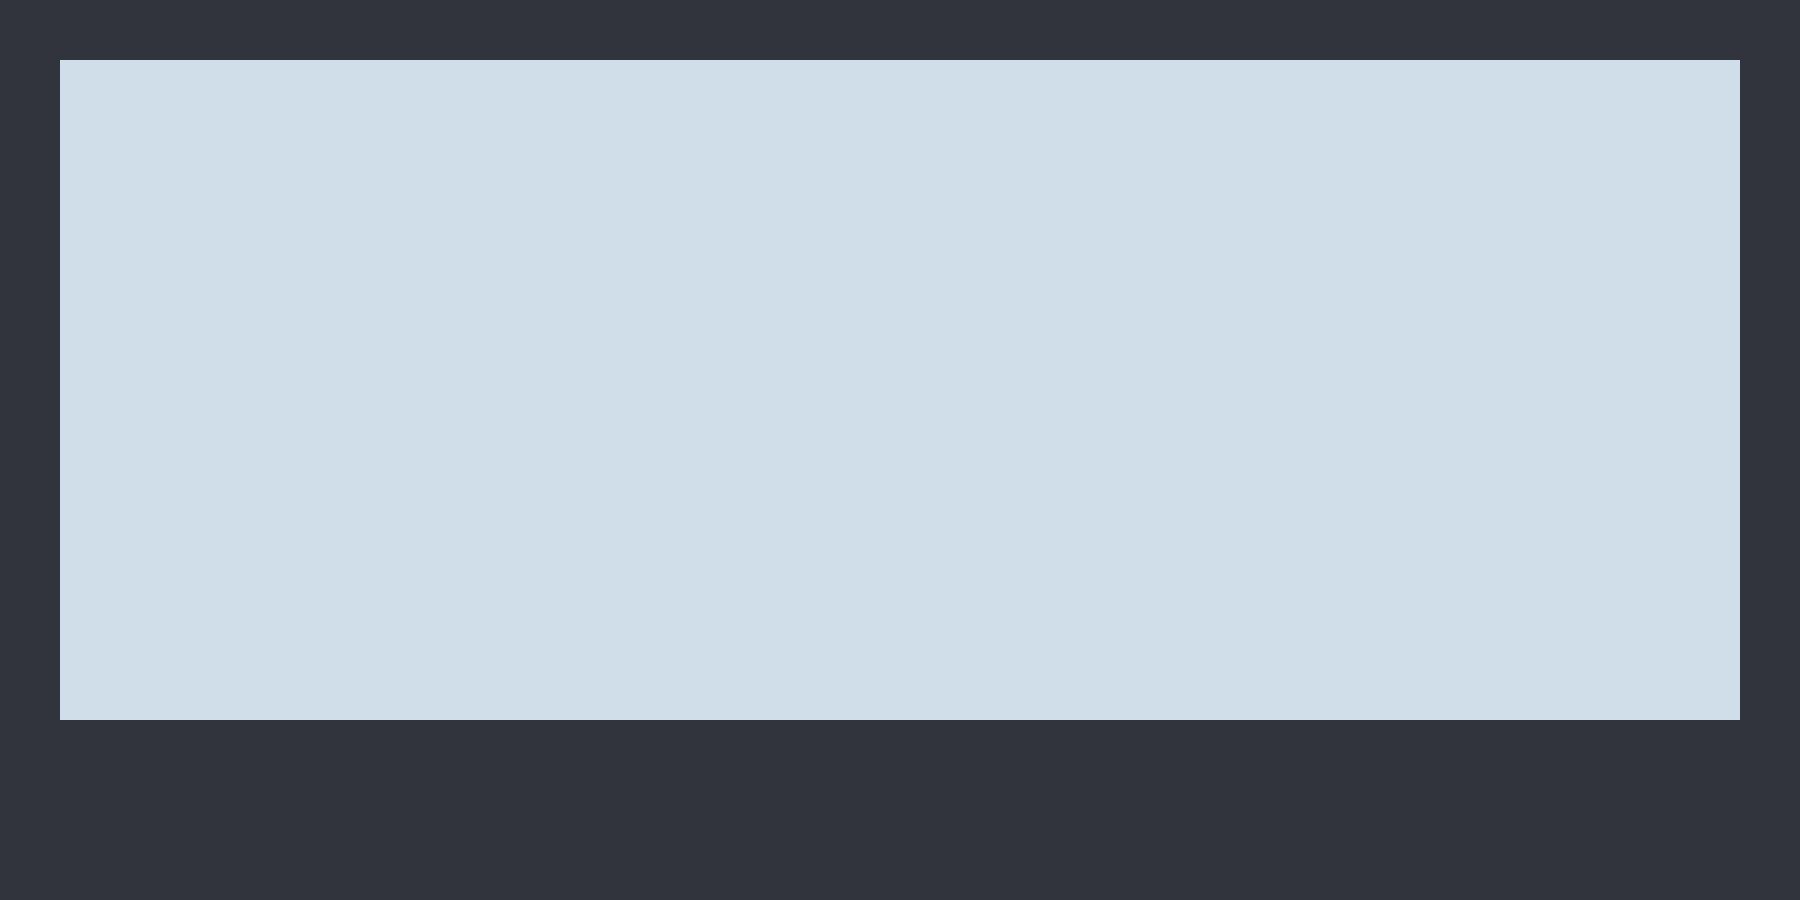

Below is a game level as drawn by its tile map, then a one-line description and the .tmx that defines it (tile-layer data replaced by summaries):
An orthogonal 60x30 tile map with 30x30 px tiles, 1 tile layer (Tile Layer 1), 2 tilesets.

<map version="1.0" orientation="orthogonal" renderorder="right-down" width="60" height="30" tilewidth="30" tileheight="30" nextobjectid="1">
 <tileset firstgid="1" name="tileset1" tilewidth="30" tileheight="30" tilecount="2" columns="2">
  <image source="tileset1.png" trans="000000" width="60" height="30" />
  <tile id="0">
   <properties>
    <property name="Impassable" type="bool" value="true" />
   </properties>
  </tile>
  <tile id="1">
   <properties>
    <property name="Impassable" type="bool" value="false" />
    <property name="ItemName" value="Health Potion" />
    <property name="SpawnPoint" value="WorldItem" />
    <property name="UIKey" value="Item" />
    <property name="UUID" type="int" value="100" />
   </properties>
  </tile>
 </tileset>
 <tileset firstgid="3" name="tileset2" tilewidth="30" tileheight="30" tilecount="6" columns="2">
  <image source="tileset2.png" trans="000000" width="60" height="90" />
  <tile id="0">
   <properties>
    <property name="Impassable" type="bool" value="true" />
   </properties>
  </tile>
  <tile id="1">
   <properties>
    <property name="EntityType" value="Player" />
    <property name="Impassable" type="bool" value="false" />
    <property name="SpawnPoint" value="Player" />
   </properties>
  </tile>
  <tile id="2">
   <properties>
    <property name="Impassable" type="bool" value="false" />
   </properties>
  </tile>
  <tile id="5">
   <properties>
    <property name="Impassable" type="bool" value="false" />
   </properties>
  </tile>
 </tileset>
 <layer name="Tile Layer 1" width="60" height="30">
  <data>[1800 cells, 1800 non-empty, 5 distinct tile ids]</data>
 </layer>
</map>
